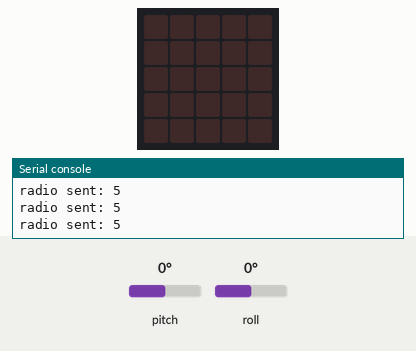
Simulated run of this program. Board: BBC micro:bit (MakeCode). Shown: the board's 5×5 LED display, the last lines printed to the serial console. The inputs (shaded band) are chosen by the test bench; at power-on: roll 0°, pitch 0°. No radio messages arrive unless stated (any console line starting 'radio sent:' is added by the test bench).

Above: at 1.2 s.
1.3 s: roll set to -4°
2.8 s: roll set to -7°
At 3.5 s:
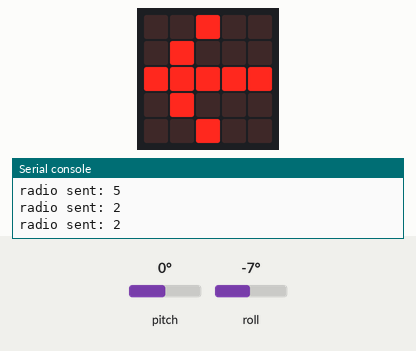
4.3 s: pitch set to -4°
5.8 s: pitch set to -7°
At 7.3 s:
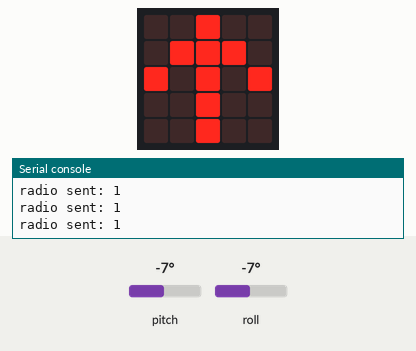
7.6 s: pitch set to 0°
At 8.1 s:
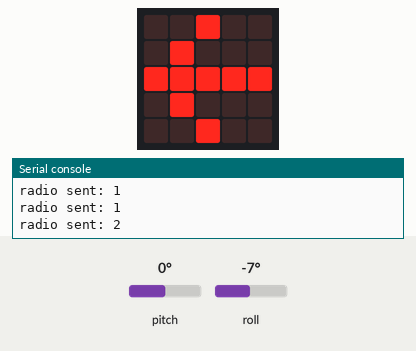
9.3 s: roll set to 90°
At 10.1 s:
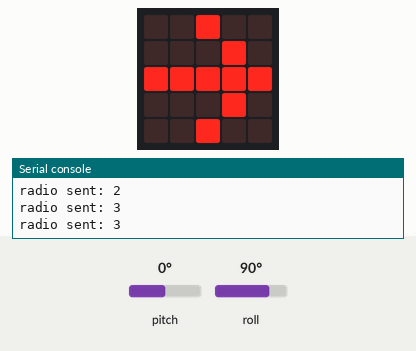
Timing chart, 0 to 12.0 s (numbered marks = the images above; inputs shaded):
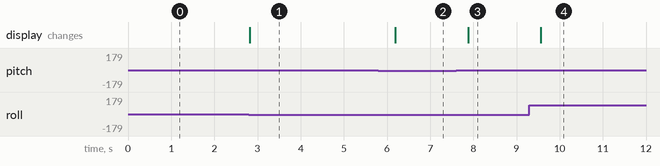

The program:

main.ts
```typescript
radio.setGroup(150)
basic.forever(function () {
    if (input.rotation(Rotation.Pitch) < -5) {
        radio.sendNumber(1)
        basic.showLeds(`
            . . # . .
            . # # # .
            # . # . #
            . . # . .
            . . # . .
            `)
    } else if (input.rotation(Rotation.Roll) < -5) {
        radio.sendNumber(2)
        basic.showLeds(`
            . . # . .
            . # . . .
            # # # # #
            . # . . .
            . . # . .
            `)
    } else if (input.rotation(Rotation.Roll) > 5) {
        radio.sendNumber(3)
        basic.showLeds(`
            . . # . .
            . . . # .
            # # # # #
            . . . # .
            . . # . .
            `)
    } else if (input.rotation(Rotation.Pitch) > 5) {
        radio.sendNumber(4)
        basic.showLeds(`
            . . # . .
            . . # . .
            # . # . #
            . # # # .
            . . # . .
            `)
    } else {
        radio.sendNumber(5)
        basic.clearScreen()
    }
})
```

test.ts
```typescript
// testene settes inn her; disse vil ikke kompilert så lenge denne pakken blir brukt som en utvidelse.
```

Measured:
- the behaviour switches between -5 and -6° on roll (found by bisection; images 0 and 1)
- the behaviour switches between -5 and -6° on pitch (found by bisection; images 1 and 2)
- after the input at 2.8 s, the display: changes at once (image 1)
- after the input at 5.8 s, the display: changes after 0.39 s (image 2)
- after the input at 7.6 s, the display: changes after 0.28 s (image 3)
- after the input at 9.3 s, the display: changes after 0.26 s (image 4)
